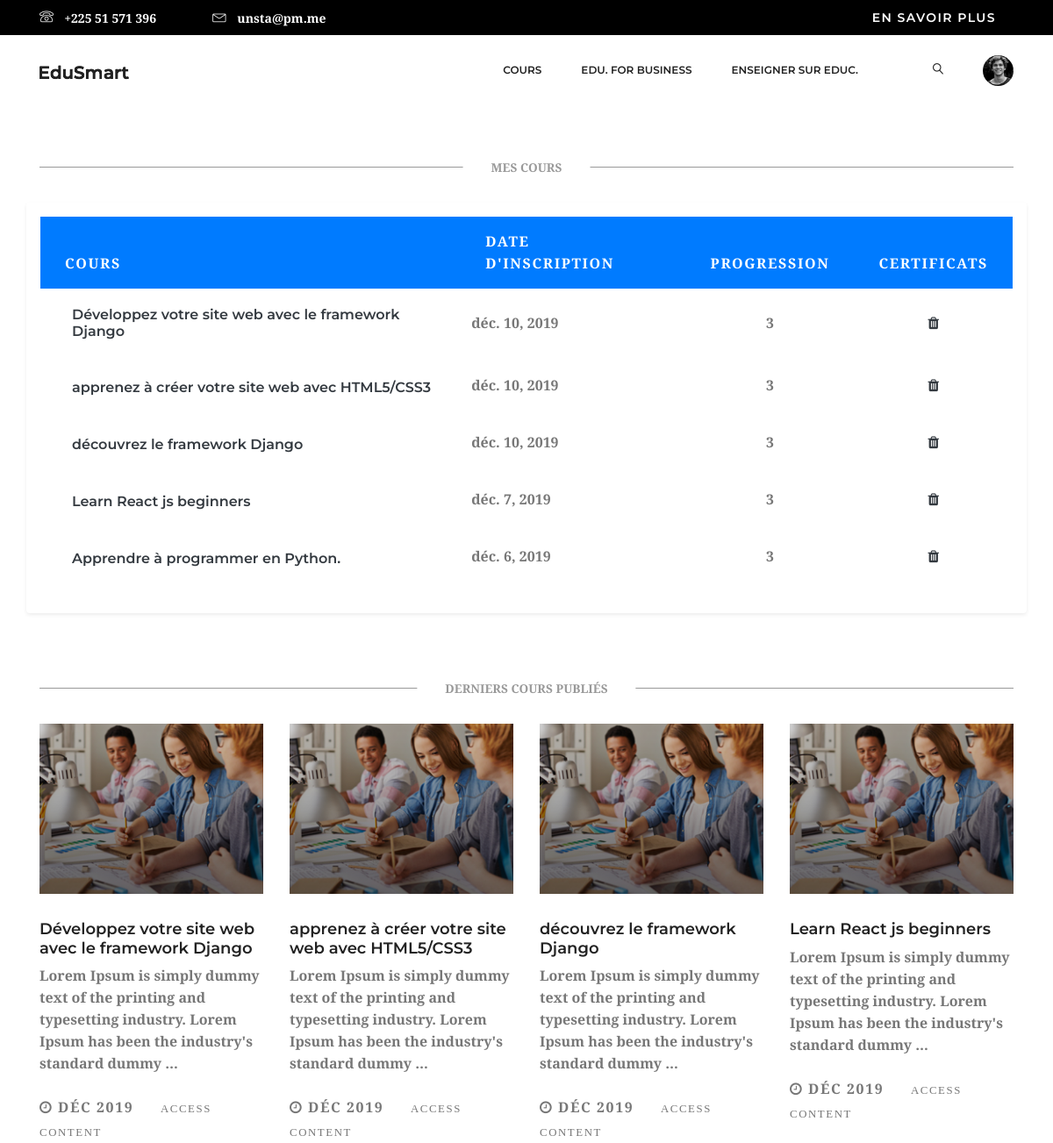
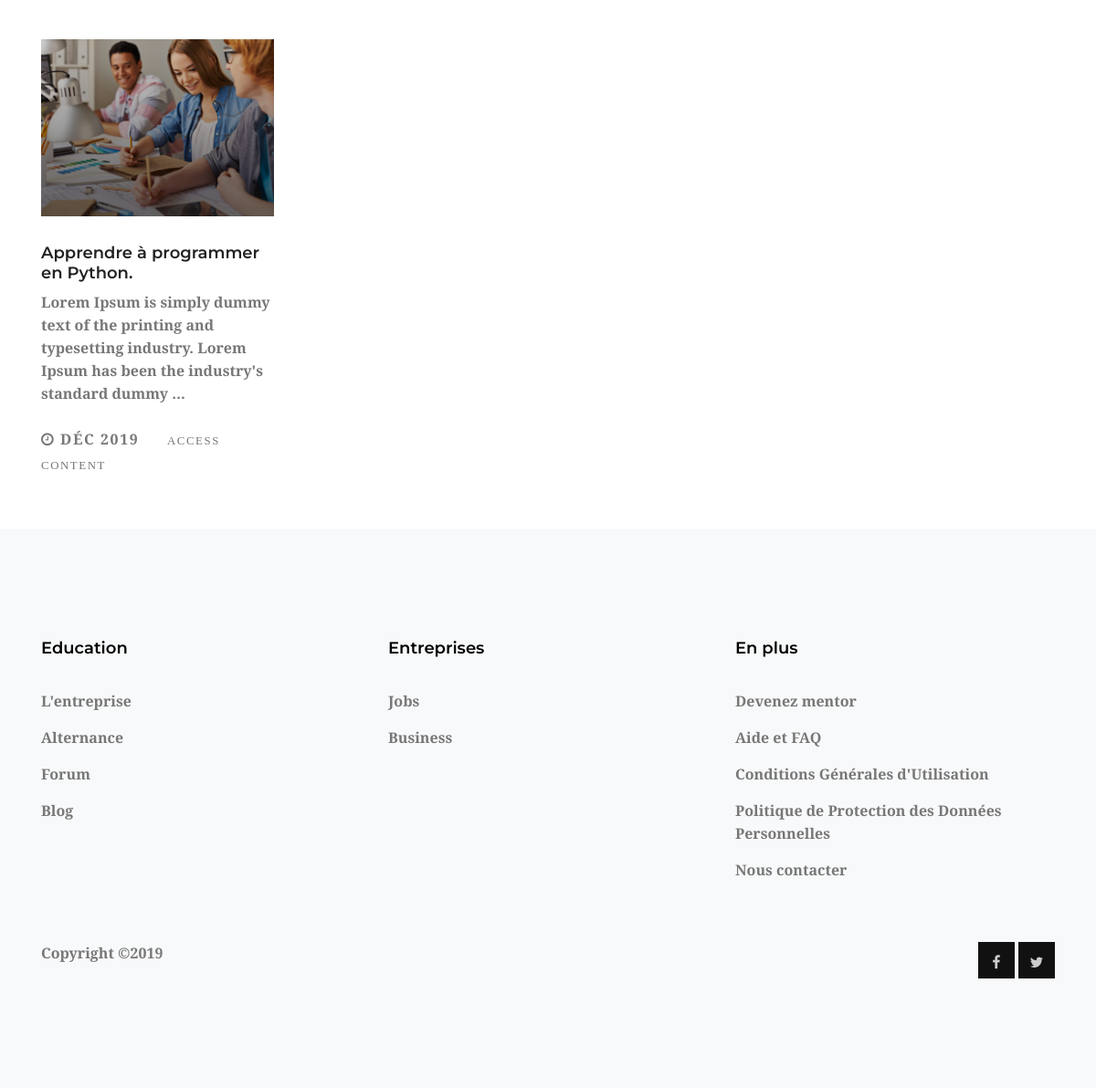
The app's page /etudiant/cours/ (signed in) with its own data (2 pictures, top to bottom).
### cours/models.py (models this page shows, shortened)
class Cours(models.Model):
    instructeur = models.ForeignKey(User, on_delete=models.CASCADE)
    etudiants = models.ManyToManyField(User, related_name='rejoindre_cours', blank=True)
    matiere = models.ForeignKey(Matieres, related_name='cours', on_delete=models.CASCADE)
    title = models.CharField('Titre du Cours', max_length=200)
    slug = models.SlugField('URL', max_length=200, unique=True)
    resume = models.TextField()
    date_de_creation = models.DateField('Date de création du Cours', auto_now_add=True)
    class Meta:
        ordering = ['-date_de_creation']

### etudiants/views.py (the view)
# urls.py: path('cours/', views.EtudiantCoursListView.as_view(),
class EtudiantCoursListView(LoginRequiredMixin, ListView):
    model = Cours
    template_name = 'etudiants/cours/etudiant_liste_cours.html'
    def get_queryset(self):
        queryset = super(EtudiantCoursListView, self).get_queryset()
        return queryset.filter(etudiants__in=[self.request.user])

### etudiants/templates/etudiants/cours/etudiant_liste_cours.html (shortened to what this page needs)
{% extends "base.html" %}
{% load cache %}
{% block content %}
    {% block popular_courses %}
        <div class="popular_courses">
            <div class="container">
                <div class="row">
                    <div class="col-lg-12 my-4">
                        <hr data-content="mes cours" class="hr-text font-weight-bold">
                    </div>
                    <div class="col-lg-12 p-3 rounded shadow-sm">
                        <div class="table-responsive">
                            <table class="table">
                                <thead>
                                    <tr class="bg-primary text-white">
                                        <th scope="col" class="border-0">
                                            <div class="p-1 px-3 text-uppercase">cours</div>
                                        </th>
                                        <th scope="col" class="border-0">
                                            <div class="p-1 px-3 text-uppercase">date d'inscription</div>
                                        </th>
                                        <th scope="col" class="border-0">
                                            <div class="p-1 px-3 text-uppercase">progression</div>
                                        </th>
                                        <th scope="col" class="border-0">
                                            <div class="p-1 px-3 text-uppercase">certificats</div>
                                        </th>
                                    </tr>
                                </thead>
                                <tbody>
                                    {% for c in object_list %}
                                        <tr>
                                            <th scope="row" class="border-0">
                                                <div class="p-2">
                                                    <div class="ml-3 d-inline-block align-middle">
                                                    <h5 class="mb-0">
                                                        <a href="{% url "etudiant:etudiant_detail_cours" c.id %}" class="text-dark d-inline-block align-middle">{{ c.title|safe }}
                                                        </a>
                                                    </h5>
                                                  </div>
                                                </div>
                                            </th>
                                            <td class="border-0 align-middle"><strong>{{ c.date_de_creation|date}}</strong></td>
                                            <td class="border-0 align-middle text-center"><strong>3</strong></td>
                                            <td class="border-0 align-middle text-center"><a href="#" class="text-dark"><i class="fa fa-trash"></i></a></td>
                                        </tr>
                                    {% endfor %}
                                </tbody>
                            </table>
                        </div>
                    </div>
                </div>
            </div>
        </div>
        <div class="popular_courses">
            <div class="container">
                <div class="row">
                    <div class="col-lg-12 my-4">
                        <hr data-content="Derniers cours publiés " class="hr-text font-weight-bold">
                    </div>
                    {% for c in object_list %}
                        <div class="col-lg-3 col-md-6">
                            <div class="single_course">
                                <div class="course_head overlay">
                                    <img class="img-fluid w-100" src="{{ STATIC_PREFIX }}img/trainer1.jpg" alt="{{ c.title }}">
                                </div>
                                <div class="course_content">
                                    <h4>
                                        <a href="{% url "etudiant:etudiant_detail_cours" c.id %}">{{ c.title|safe }}</a>
                                    </h4>
                                    <p>{{ c.resume|truncatewords:20|safe }}</p>
                                    <div class="course_meta d-flex justify-content-between">
                                        <div>
                                            <span class="meta_info text-uppercase">
                                                <i class="fa fa-clock-o"></i>
                                                {{ c.date_de_creation|date:"M Y" }}
                                            </span>
                                            <span class="text-uppercase">
                                                <a class="small h5" href="{% url "etudiant:etudiant_detail_cours" c.id %}">access content</a>
                                            </span>
                                        </div>
                                    </div>
                                </div>
                            </div>
                        </div>
                    {% empty %}
                    <p>
                        You are not enrolled in any courses yet.
                        <a href="{% url "liste_cours" %}">Browse courses</a> to enroll in a course.
                    </p>
                    {% endfor %}
                </div>
            </div>
        </div>
    {% endblock popular_courses %}
{% endblock content %}

### records on screen
Cours: title "Développez votre site web avec le framework Django", date_de_creation "déc. 10, 2019", resume "Lorem Ipsum is simply dummy text of the printing and typesetting industry. Lorem Ipsum has been the industry's standard dummy …", date_de_creation "DÉC 2019"
Cours: title "apprenez à créer votre site web avec HTML5/CSS3", date_de_creation "déc. 10, 2019", resume "Lorem Ipsum is simply dummy text of the printing and typesetting industry. Lorem Ipsum has been the industry's standard dummy …", date_de_creation "DÉC 2019"
Cours: title "découvrez le framework Django", date_de_creation "déc. 10, 2019", resume "Lorem Ipsum is simply dummy text of the printing and typesetting industry. Lorem Ipsum has been the industry's standard dummy …", date_de_creation "DÉC 2019"
Cours: title "Learn React js beginners", date_de_creation "déc. 7, 2019", resume "Lorem Ipsum is simply dummy text of the printing and typesetting industry. Lorem Ipsum has been the industry's standard dummy …", date_de_creation "DÉC 2019"
Cours: title "Apprendre à programmer en Python.", date_de_creation "déc. 6, 2019", resume "Lorem Ipsum is simply dummy text of the printing and typesetting industry. Lorem Ipsum has been the industry's standard dummy …", date_de_creation "DÉC 2019"
